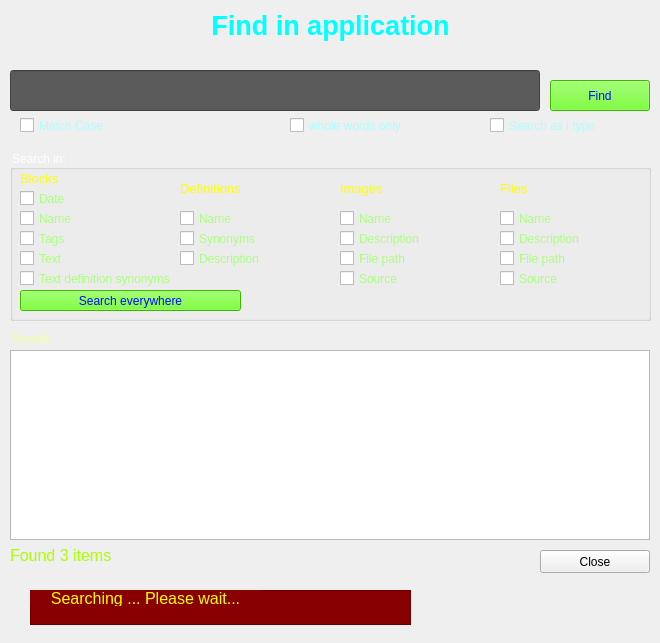
<?xml version="1.0" encoding="UTF-8"?>
<ui version="4.0">
 <class>Dialog</class>
 <widget class="QDialog" name="Dialog">
  <property name="geometry">
   <rect>
    <x>0</x>
    <y>0</y>
    <width>660</width>
    <height>643</height>
   </rect>
  </property>
  <property name="windowTitle">
   <string>Dialog</string>
  </property>
  <widget class="QLabel" name="lbl_title">
   <property name="geometry">
    <rect>
     <x>0</x>
     <y>0</y>
     <width>661</width>
     <height>51</height>
    </rect>
   </property>
   <property name="font">
    <font>
     <pointsize>20</pointsize>
     <weight>75</weight>
     <bold>true</bold>
    </font>
   </property>
   <property name="styleSheet">
    <string notr="true">color: rgb(0, 255, 255);</string>
   </property>
   <property name="text">
    <string>Find in application</string>
   </property>
   <property name="alignment">
    <set>Qt::AlignCenter</set>
   </property>
  </widget>
  <widget class="QLineEdit" name="txt_find">
   <property name="geometry">
    <rect>
     <x>10</x>
     <y>70</y>
     <width>530</width>
     <height>41</height>
    </rect>
   </property>
   <property name="font">
    <font>
     <pointsize>14</pointsize>
    </font>
   </property>
   <property name="styleSheet">
    <string notr="true">color: rgb(255, 255, 0);
background-color: rgb(91, 91, 91);</string>
   </property>
  </widget>
  <widget class="QPushButton" name="btn_find">
   <property name="geometry">
    <rect>
     <x>550</x>
     <y>80</y>
     <width>100</width>
     <height>31</height>
    </rect>
   </property>
   <property name="styleSheet">
    <string notr="true">background-color: rgb(85, 255, 0);
color: rgb(6, 10, 255);</string>
   </property>
   <property name="text">
    <string>Find</string>
   </property>
   <property name="icon">
    <iconset>
     <normaloff>../images/find.png</normaloff>../images/find.png</iconset>
   </property>
   <property name="autoDefault">
    <bool>false</bool>
   </property>
  </widget>
  <widget class="QCheckBox" name="chk_case">
   <property name="geometry">
    <rect>
     <x>20</x>
     <y>115</y>
     <width>271</width>
     <height>21</height>
    </rect>
   </property>
   <property name="styleSheet">
    <string notr="true">color: rgb(170, 255, 255);</string>
   </property>
   <property name="text">
    <string>Match Case</string>
   </property>
   <property name="checked">
    <bool>false</bool>
   </property>
  </widget>
  <widget class="QCheckBox" name="chk_auto_search">
   <property name="geometry">
    <rect>
     <x>490</x>
     <y>115</y>
     <width>161</width>
     <height>21</height>
    </rect>
   </property>
   <property name="styleSheet">
    <string notr="true">color: rgb(170, 255, 255);</string>
   </property>
   <property name="text">
    <string>Search as i type</string>
   </property>
   <property name="checked">
    <bool>false</bool>
   </property>
  </widget>
  <widget class="QGroupBox" name="grp_search">
   <property name="geometry">
    <rect>
     <x>10</x>
     <y>150</y>
     <width>641</width>
     <height>171</height>
    </rect>
   </property>
   <property name="styleSheet">
    <string notr="true">color: rgb(255, 255, 255);</string>
   </property>
   <property name="title">
    <string>Search in:</string>
   </property>
   <widget class="QLabel" name="lbl_blocks">
    <property name="geometry">
     <rect>
      <x>10</x>
      <y>20</y>
      <width>150</width>
      <height>16</height>
     </rect>
    </property>
    <property name="font">
     <font>
      <pointsize>10</pointsize>
     </font>
    </property>
    <property name="styleSheet">
     <string notr="true">color: rgb(255, 255, 0);</string>
    </property>
    <property name="text">
     <string>Blocks</string>
    </property>
   </widget>
   <widget class="QCheckBox" name="chk_block_date">
    <property name="geometry">
     <rect>
      <x>10</x>
      <y>40</y>
      <width>150</width>
      <height>17</height>
     </rect>
    </property>
    <property name="styleSheet">
     <string notr="true">color: rgb(170, 255, 127);</string>
    </property>
    <property name="text">
     <string>Date</string>
    </property>
   </widget>
   <widget class="QCheckBox" name="chk_block_name">
    <property name="geometry">
     <rect>
      <x>10</x>
      <y>60</y>
      <width>150</width>
      <height>17</height>
     </rect>
    </property>
    <property name="styleSheet">
     <string notr="true">color: rgb(170, 255, 127);</string>
    </property>
    <property name="text">
     <string>Name</string>
    </property>
   </widget>
   <widget class="QCheckBox" name="chk_block_text">
    <property name="geometry">
     <rect>
      <x>10</x>
      <y>100</y>
      <width>150</width>
      <height>17</height>
     </rect>
    </property>
    <property name="styleSheet">
     <string notr="true">color: rgb(170, 255, 127);</string>
    </property>
    <property name="text">
     <string>Text</string>
    </property>
   </widget>
   <widget class="QCheckBox" name="chk_def_syn">
    <property name="geometry">
     <rect>
      <x>170</x>
      <y>80</y>
      <width>150</width>
      <height>17</height>
     </rect>
    </property>
    <property name="styleSheet">
     <string notr="true">color: rgb(170, 255, 127);</string>
    </property>
    <property name="text">
     <string>Synonyms</string>
    </property>
   </widget>
   <widget class="QCheckBox" name="chk_def_desc">
    <property name="geometry">
     <rect>
      <x>170</x>
      <y>100</y>
      <width>150</width>
      <height>17</height>
     </rect>
    </property>
    <property name="styleSheet">
     <string notr="true">color: rgb(170, 255, 127);</string>
    </property>
    <property name="text">
     <string>Description</string>
    </property>
   </widget>
   <widget class="QLabel" name="lbl_defs">
    <property name="geometry">
     <rect>
      <x>170</x>
      <y>30</y>
      <width>150</width>
      <height>16</height>
     </rect>
    </property>
    <property name="font">
     <font>
      <pointsize>10</pointsize>
     </font>
    </property>
    <property name="styleSheet">
     <string notr="true">color: rgb(255, 255, 0);</string>
    </property>
    <property name="text">
     <string>Definitions</string>
    </property>
   </widget>
   <widget class="QCheckBox" name="chk_def_name">
    <property name="geometry">
     <rect>
      <x>170</x>
      <y>60</y>
      <width>150</width>
      <height>17</height>
     </rect>
    </property>
    <property name="styleSheet">
     <string notr="true">color: rgb(170, 255, 127);</string>
    </property>
    <property name="text">
     <string>Name</string>
    </property>
   </widget>
   <widget class="QCheckBox" name="chk_img_desc">
    <property name="geometry">
     <rect>
      <x>330</x>
      <y>80</y>
      <width>150</width>
      <height>17</height>
     </rect>
    </property>
    <property name="styleSheet">
     <string notr="true">color: rgb(170, 255, 127);</string>
    </property>
    <property name="text">
     <string>Description</string>
    </property>
   </widget>
   <widget class="QCheckBox" name="chk_img_file">
    <property name="geometry">
     <rect>
      <x>330</x>
      <y>100</y>
      <width>150</width>
      <height>17</height>
     </rect>
    </property>
    <property name="styleSheet">
     <string notr="true">color: rgb(170, 255, 127);</string>
    </property>
    <property name="text">
     <string>File path</string>
    </property>
   </widget>
   <widget class="QLabel" name="lbl_images">
    <property name="geometry">
     <rect>
      <x>330</x>
      <y>30</y>
      <width>150</width>
      <height>16</height>
     </rect>
    </property>
    <property name="font">
     <font>
      <pointsize>10</pointsize>
     </font>
    </property>
    <property name="styleSheet">
     <string notr="true">color: rgb(255, 255, 0);</string>
    </property>
    <property name="text">
     <string>Images</string>
    </property>
   </widget>
   <widget class="QCheckBox" name="chk_img_name">
    <property name="geometry">
     <rect>
      <x>330</x>
      <y>60</y>
      <width>150</width>
      <height>17</height>
     </rect>
    </property>
    <property name="styleSheet">
     <string notr="true">color: rgb(170, 255, 127);</string>
    </property>
    <property name="text">
     <string>Name</string>
    </property>
   </widget>
   <widget class="QCheckBox" name="chk_file_desc">
    <property name="geometry">
     <rect>
      <x>490</x>
      <y>80</y>
      <width>149</width>
      <height>17</height>
     </rect>
    </property>
    <property name="styleSheet">
     <string notr="true">color: rgb(170, 255, 127);</string>
    </property>
    <property name="text">
     <string>Description</string>
    </property>
   </widget>
   <widget class="QCheckBox" name="chk_file_file">
    <property name="geometry">
     <rect>
      <x>490</x>
      <y>100</y>
      <width>149</width>
      <height>17</height>
     </rect>
    </property>
    <property name="styleSheet">
     <string notr="true">color: rgb(170, 255, 127);</string>
    </property>
    <property name="text">
     <string>File path</string>
    </property>
   </widget>
   <widget class="QLabel" name="lbl_files">
    <property name="geometry">
     <rect>
      <x>490</x>
      <y>30</y>
      <width>149</width>
      <height>16</height>
     </rect>
    </property>
    <property name="font">
     <font>
      <pointsize>10</pointsize>
     </font>
    </property>
    <property name="styleSheet">
     <string notr="true">color: rgb(255, 255, 0);</string>
    </property>
    <property name="text">
     <string>Files</string>
    </property>
   </widget>
   <widget class="QCheckBox" name="chk_file_name">
    <property name="geometry">
     <rect>
      <x>490</x>
      <y>60</y>
      <width>149</width>
      <height>17</height>
     </rect>
    </property>
    <property name="styleSheet">
     <string notr="true">color: rgb(170, 255, 127);</string>
    </property>
    <property name="text">
     <string>Name</string>
    </property>
   </widget>
   <widget class="QCheckBox" name="chk_img_src">
    <property name="geometry">
     <rect>
      <x>330</x>
      <y>120</y>
      <width>150</width>
      <height>17</height>
     </rect>
    </property>
    <property name="styleSheet">
     <string notr="true">color: rgb(170, 255, 127);</string>
    </property>
    <property name="text">
     <string>Source</string>
    </property>
   </widget>
   <widget class="QCheckBox" name="chk_file_src">
    <property name="geometry">
     <rect>
      <x>490</x>
      <y>120</y>
      <width>149</width>
      <height>17</height>
     </rect>
    </property>
    <property name="styleSheet">
     <string notr="true">color: rgb(170, 255, 127);</string>
    </property>
    <property name="text">
     <string>Source</string>
    </property>
   </widget>
   <widget class="QPushButton" name="btn_search_all">
    <property name="geometry">
     <rect>
      <x>10</x>
      <y>140</y>
      <width>221</width>
      <height>21</height>
     </rect>
    </property>
    <property name="styleSheet">
     <string notr="true">background-color: rgb(85, 255, 0);
color: rgb(6, 10, 255);</string>
    </property>
    <property name="text">
     <string>Search everywhere</string>
    </property>
    <property name="icon">
     <iconset>
      <normaloff>../images/select_all.png</normaloff>../images/select_all.png</iconset>
    </property>
    <property name="autoDefault">
     <bool>false</bool>
    </property>
   </widget>
   <widget class="QCheckBox" name="chk_block_def_syn">
    <property name="geometry">
     <rect>
      <x>10</x>
      <y>120</y>
      <width>150</width>
      <height>17</height>
     </rect>
    </property>
    <property name="styleSheet">
     <string notr="true">color: rgb(170, 255, 127);</string>
    </property>
    <property name="text">
     <string>Text definition synonyms</string>
    </property>
   </widget>
   <widget class="QCheckBox" name="chk_block_tags">
    <property name="geometry">
     <rect>
      <x>10</x>
      <y>80</y>
      <width>150</width>
      <height>17</height>
     </rect>
    </property>
    <property name="styleSheet">
     <string notr="true">color: rgb(170, 255, 127);</string>
    </property>
    <property name="text">
     <string>Tags</string>
    </property>
   </widget>
  </widget>
  <widget class="QLabel" name="lbl_result">
   <property name="geometry">
    <rect>
     <x>10</x>
     <y>330</y>
     <width>371</width>
     <height>16</height>
    </rect>
   </property>
   <property name="font">
    <font>
     <pointsize>10</pointsize>
    </font>
   </property>
   <property name="styleSheet">
    <string notr="true">color: rgb(239, 255, 167);</string>
   </property>
   <property name="text">
    <string>Result:</string>
   </property>
  </widget>
  <widget class="QListWidget" name="lst_result">
   <property name="geometry">
    <rect>
     <x>10</x>
     <y>350</y>
     <width>640</width>
     <height>190</height>
    </rect>
   </property>
   <property name="font">
    <font>
     <pointsize>12</pointsize>
    </font>
   </property>
   <property name="styleSheet">
    <string notr="true">QListWidget::item:selected { background-color: green; }</string>
   </property>
  </widget>
  <widget class="QPushButton" name="btn_close">
   <property name="geometry">
    <rect>
     <x>540</x>
     <y>550</y>
     <width>110</width>
     <height>23</height>
    </rect>
   </property>
   <property name="text">
    <string>Close</string>
   </property>
   <property name="autoDefault">
    <bool>false</bool>
   </property>
  </widget>
  <widget class="QLabel" name="lbl_count">
   <property name="geometry">
    <rect>
     <x>10</x>
     <y>540</y>
     <width>401</width>
     <height>31</height>
    </rect>
   </property>
   <property name="font">
    <font>
     <pointsize>12</pointsize>
    </font>
   </property>
   <property name="styleSheet">
    <string notr="true">color: rgb(170, 255, 0);</string>
   </property>
   <property name="text">
    <string>Found 3 items</string>
   </property>
   <property name="alignment">
    <set>Qt::AlignLeading|Qt::AlignLeft|Qt::AlignVCenter</set>
   </property>
  </widget>
  <widget class="QFrame" name="frm_searching">
   <property name="geometry">
    <rect>
     <x>30</x>
     <y>590</y>
     <width>381</width>
     <height>35</height>
    </rect>
   </property>
   <property name="styleSheet">
    <string notr="true">background-color: rgb(136, 0, 0);
color: rgb(255, 255, 0);</string>
   </property>
   <property name="frameShape">
    <enum>QFrame::StyledPanel</enum>
   </property>
   <property name="frameShadow">
    <enum>QFrame::Raised</enum>
   </property>
   <widget class="QLabel" name="lbl_searching">
    <property name="geometry">
     <rect>
      <x>0</x>
      <y>0</y>
      <width>231</width>
      <height>16</height>
     </rect>
    </property>
    <property name="font">
     <font>
      <pointsize>12</pointsize>
      <weight>50</weight>
      <bold>false</bold>
     </font>
    </property>
    <property name="text">
     <string>Searching ... Please wait...</string>
    </property>
    <property name="alignment">
     <set>Qt::AlignCenter</set>
    </property>
   </widget>
  </widget>
  <widget class="QCheckBox" name="chk_words">
   <property name="geometry">
    <rect>
     <x>290</x>
     <y>115</y>
     <width>161</width>
     <height>21</height>
    </rect>
   </property>
   <property name="styleSheet">
    <string notr="true">color: rgb(170, 255, 255);</string>
   </property>
   <property name="text">
    <string>whole words only</string>
   </property>
   <property name="checked">
    <bool>false</bool>
   </property>
  </widget>
  <zorder>chk_words</zorder>
  <zorder>lbl_title</zorder>
  <zorder>txt_find</zorder>
  <zorder>btn_find</zorder>
  <zorder>chk_case</zorder>
  <zorder>chk_auto_search</zorder>
  <zorder>grp_search</zorder>
  <zorder>lbl_result</zorder>
  <zorder>lst_result</zorder>
  <zorder>btn_close</zorder>
  <zorder>lbl_count</zorder>
  <zorder>frm_searching</zorder>
 </widget>
 <resources/>
 <connections/>
</ui>
